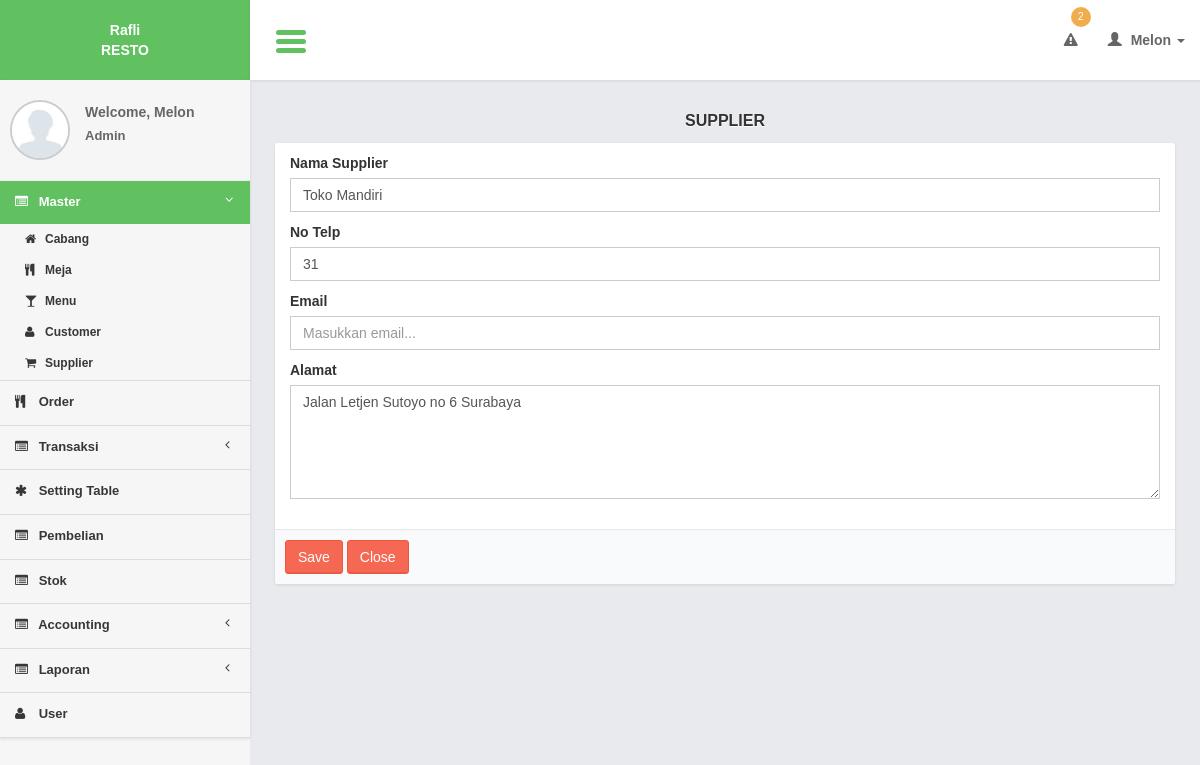
/controllers/supplier.php?page=form&id=2 (signed in), run on the app's committed database.
### tables this page shows
CREATE TABLE `suppliers` (
  `supplier_id` int(11) NOT NULL,
  `supplier_name` varchar(50) NOT NULL,
  `supplier_phone` int(11) NOT NULL,
  `supplier_email` varchar(100) NOT NULL,
  `supplier_addres` varchar(100) NOT NULL
);

### models/supplier_model.php (called while the page is built, shortened)
<?php
function read_id($id){
	$query = mysql_query("select *
							from suppliers
			where supplier_id = '$id'");
	$result = mysql_fetch_object($query);
	return $result;
}
?>

### views/supplier/form.php (the view, shortened to what this page needs)
<section class="content">
    <div class="row">
        <div class="col-md-12">
          <div class="title_page"> <?= $title ?></div>
             <form action="<?= $action?>" method="post" enctype="multipart/form-data" role="form">
            <div class="box box-cokelat">
                <div class="box-body">
                        <div class="col-md-12">
                        <div class="form-group">
                            <label>Nama Supplier</label>
                            <input required type="text" name="i_name" class="form-control" placeholder="Masukkan nama supplier..." value="<?= $row->supplier_name ?>"/>
                        </div>
                        <div class="form-group">
                            <label>No Telp</label>
                            <input required type="text" name="i_telp" id="i_telp" class="form-control" placeholder="Masukkan nomor telepon..." value="<?= $row->supplier_phone ?>"/>
                        </div>
                         <div class="form-group">
                            <label>Email</label>
                            <input required type="email" name="i_email" id="i_email" class="form-control" placeholder="Masukkan email..." value="<?= $row->supplier_email ?>"/>
                        </div>
                        <div class="form-group">
                          <label>Alamat</label>
                          <textarea name="i_alamat" id="i_alamat" cols="45" rows="5" class="form-control"><?= $row->supplier_addres ?></textarea>
                        </div>
                        </div>
                </div>
                  <div class="box-footer">
                <input class="btn btn-danger" type="submit" value="Save"/>
                <a href="<?= $close_button?>" class="btn btn-danger" >Close</a>
             </div>
            </div>
       </form>
        </div>
    </div>
</section>

### css/AdminLTE.css (style rules this page uses)
html { font-family: 'Source Sans Pro', sans-serif; -webkit-font-smoothing: antialiased; min-height: 100%; background: #E9EAED; }
body { font-family: 'Source Sans Pro', sans-serif; -webkit-font-smoothing: antialiased; min-height: 100%; }
a { color: #3c8dbc; }
.content { padding: 30px 10px; }
.form-control { -webkit-border-radius: 0px !important; -moz-border-radius: 0px !important; border-radius: 0px !important; box-shadow: none; }
.box { position: relative; margin-bottom: 20px; -webkit-border-radius: 3px; -moz-border-radius: 3px; border-radius: 3px !important; width: 100%; background:#fff; box-shadow: 0 1px 3px rgba(0, 0, 0, 0.1); }
.box .box-body { padding-top:10px; -webkit-border-top-left-radius: 0; -webkit-border-top-right-radius: 0; -webkit-border-bottom-right-radius: 3px; -webkit-border-bottom-left-radius: 3px; -moz-border-radius-topleft: 0; -moz-border-radius-topright: 0; -moz-border-radius-bottomright: 3px; -moz-border-radius-bottomleft: 3px; border-top-left-radius: 0; border-top-right-radius: 0; border-bottom-right-radius: 3px; border-bottom-left-radius: 3px; border-radius:3px; padding-bottom:20px; }
.box .box-footer { border-top: 1px solid #e8e8e8; -webkit-border-top-left-radius: 0; -webkit-border-top-right-radius: 0; -webkit-border-bottom-right-radius: 3px; -webkit-border-bottom-left-radius: 3px; -moz-border-radius-topleft: 0; -moz-border-radius-topright: 0; -moz-border-radius-bottomright: 3px; -moz-border-radius-bottomleft: 3px; border-top-left-radius: 0; border-top-right-radius: 0; border-bottom-right-radius: 3px; border-bottom-left-radius: 3px; background:#F9FAFC; padding: 10px; }
.btn { font-weight: 500; -webkit-border-radius: 3px; -moz-border-radius: 3px; border-radius: 3px; border: 1px solid transparent; -webkit-box-shadow: inset 0px -2px 0px 0px rgba(0, 0, 0, 0.09); -moz-box-shadow: inset 0px -2px 0px 0px rgba(0, 0, 0, 0.09); box-shadow: inset 0px -1px 0px 0px rgba(0, 0, 0, 0.09); }
.btn.btn-danger { background-color: #f56954; border-color: #f4543c; }
.title_page { font-size:medium; text-align:center; font-weight:bold; margin-bottom:10px; text-shadow: 0 1px 1px #ffffff; text-transform:uppercase; }

### css/tooltip/tooltip-classic.css (style rules this page uses)
html, body { margin:0; height:100%; }

### data on the page
suppliers: i_name "Toko Mandiri", i_telp "31", i_alamat "Jalan Letjen Sutoyo no 6 Surabaya"

### other printed values
count_stock_limit() "2"
$user_data[0] "Melon"
$user_data[1] "Admin"
$title "SUPPLIER"
